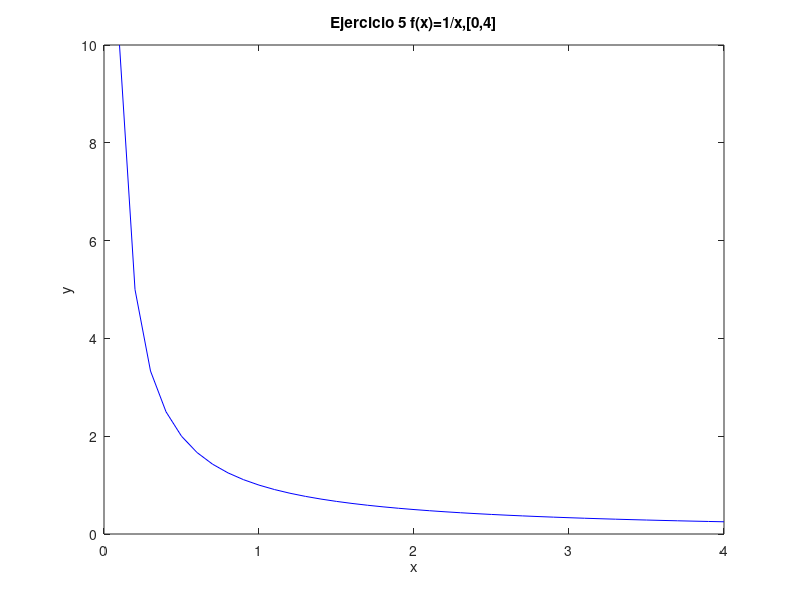

Write MATLAB code to recreate this figure.
% Octave Script
% Title			:1.5 Teorema de Existencia
% Description		:Script para graficar el ejericio 5 de la actividad 1.5
% Author		:Luis Gerardo Cardozo Carranza (Gerard_CRS) luiscardozo161002@gmail.com
% Date			:20210504
% sion		        :1
% Usage			:octave> /path/Teorema_de_Existencia_Actividad_1.5_Luis Gerardo Cardozo Carranza_3202
% Notes			:Requiere aplicacion octave usar en consola preferentemente.

%Actividad_Ejercicio 5 f(x)=1/x,[0,4]
%Limpiar variables.
clear 
%Dominio de la funcion.
x=0:0.1:4;
%Valor de la funcion.
y=(1./(x));
%Genera la grafica 
plot(x,y,'b');
%Asigna un nombre a la grafica 
title("Ejercicio 5 f(x)=1/x,[0,4]");
%Etiqueta para x
xlabel("x");
%Etiqueta para y
ylabel("y");
